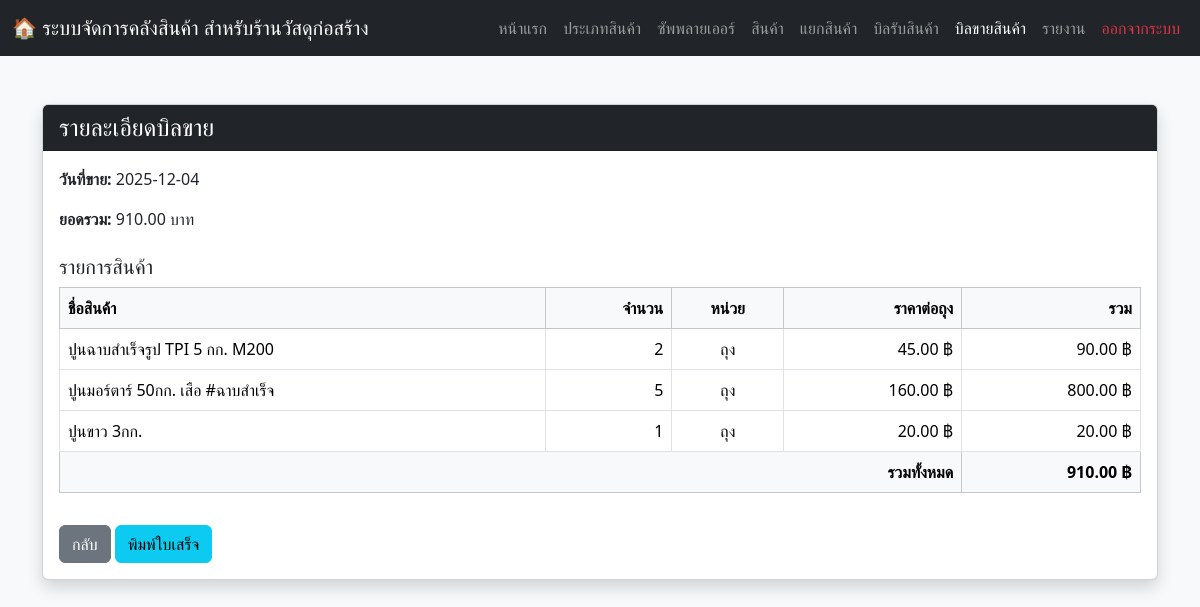
The app's page /sale_detail.php?sale_id=27 with its own data.
### tables this page shows
CREATE TABLE `sales` (
  `sale_id` int(11) NOT NULL,
  `user_id` int(11) DEFAULT NULL,
  `sale_date` date DEFAULT NULL,
  `total_amount` decimal(12,2) DEFAULT NULL
);

CREATE TABLE `sale_details` (
  `sale_detail_id` int(11) NOT NULL,
  `sale_id` int(11) DEFAULT NULL,
  `product_id` int(11) DEFAULT NULL,
  `quantity` int(11) NOT NULL,
  `sale_price` decimal(10,2) NOT NULL,
  `sale_unit` varchar(50) NOT NULL
);

CREATE TABLE `products` (
  `product_id` int(11) NOT NULL,
  `product_name` varchar(150) NOT NULL,
  `product_unit` varchar(50) NOT NULL,
  `category_id` int(11) DEFAULT NULL,
  `stock_quantity` int(11) DEFAULT 0,
  `selling_price` decimal(10,2) NOT NULL DEFAULT 0.00,
  `reorder_level` int(11) NOT NULL DEFAULT 0,
  `image_path` varchar(255) DEFAULT NULL
);

### sale_detail.php (the view, shortened to what this page needs)
<?php
include 'connection.php';
$sale_id = $_GET['sale_id'];
$sql_sale = "SELECT sale_id, sale_date, total_amount
             FROM sales
             WHERE sale_id = ?";
$stmt = $conn->prepare($sql_sale);
$stmt->bind_param("i", $sale_id);
$stmt->execute();
$result_sale = $stmt->get_result();
$sale = $result_sale->fetch_assoc();
$sql_detail = "SELECT sd.quantity, sd.sale_price, sd.sale_unit, p.product_name
               FROM sale_details sd
               JOIN products p ON sd.product_id = p.product_id
               WHERE sd.sale_id = ?";
$stmt2 = $conn->prepare($sql_detail);
$stmt2->bind_param("i", $sale_id);
$stmt2->execute();
$result_detail = $stmt2->get_result();
$price_header = "ราคาต่อหน่วย";
$all_items = [];
$all_units = [];
if ($result_detail->num_rows > 0) {
    while($item = $result_detail->fetch_assoc()) {
        $all_items[] = $item;
        $all_units[] = $item['sale_unit'];
    }
    $unique_units = array_unique($all_units);
    if (count($unique_units) === 1) {
        $price_header = "ราคาต่อ" . htmlspecialchars(reset($unique_units));
    }
}
?>
<!DOCTYPE html>
<html lang="th">
<head>
    <link href="https://cdn.jsdelivr.net/npm/bootstrap@5.3.2/dist/css/bootstrap.min.css" rel="stylesheet">
</head>
<body class="bg-light">
  <nav class="navbar navbar-expand-lg navbar-dark bg-dark">
    <div class="container-fluid">
      <a class="navbar-brand" href="#">🏠 ระบบจัดการคลังสินค้า สำหรับร้านวัสดุก่อสร้าง</a>
      <div class="collapse navbar-collapse" id="navbarNav">
        <ul class="navbar-nav ms-auto">
          <li class="nav-item"><a class="nav-link" href="homepage.php">หน้าแรก</a></li>
          <li class="nav-item"><a class="nav-link" href="categories.php">ประเภทสินค้า</a></li>
          <li class="nav-item"><a class="nav-link" href="suppliers.php">ซัพพลายเออร์</a></li>
          <li class="nav-item"><a class="nav-link" href="products.php">สินค้า</a></li>
          <li class="nav-item"><a class="nav-link" href="product_split.php">แยกสินค้า</a></li>
        <li class="nav-item"><a class="nav-link" href="warehouse_page.php">บิลรับสินค้า</a></li>
        <li class="nav-item"><a class="nav-link active" href="warehouse_sale.php">บิลขายสินค้า</a></li>
          <li class="nav-item"><a class="nav-link" href="report.php">รายงาน</a></li>
          <li class="nav-item"><a class="nav-link text-danger" href="logout.php">ออกจากระบบ</a></li>
        </ul>
      </div>
    </div>
  </nav>
<div class="container mt-5 mb-5">
  <div class="card shadow">
    <div class="card-header bg-dark text-white">
      <h4 class="mb-0">รายละเอียดบิลขาย</h4>
    </div>
    <div class="card-body">
      <p><strong>วันที่ขาย:</strong> <?= htmlspecialchars($sale['sale_date']) ?></p>
      <p><strong>ยอดรวม:</strong> <?= number_format($sale['total_amount'], 2) ?> บาท</p>
      <h5 class="mt-4">รายการสินค้า</h5>
      <table class="table table-bordered">
        <thead class="table-light">
          <tr>
            <th>ชื่อสินค้า</th>
            <th class="text-end">จำนวน</th>
            <th class="text-center">หน่วย</th>
            <th class="text-end"><?= $price_header ?></th>
            <th class="text-end">รวม</th>
          </tr>
        </thead>
        <tbody>
        <?php
        $total = 0;
        foreach ($all_items as $row) {
            $row_total = $row['quantity'] * $row['sale_price'];
            $total += $row_total;
            echo "<tr>
                    <td class='product-name-col'>" . htmlspecialchars($row['product_name']) . "</td>
                    <td class='text-end'>" . number_format($row['quantity']) . "</td>
                    <td class='text-center'>" . htmlspecialchars($row['sale_unit']) . "</td>
                    <td class='text-end'>" . number_format($row['sale_price'], 2) . " ฿</td>
                    <td class='text-end'>" . number_format($row_total, 2) . " ฿</td>
                  </tr>";
        }
        ?>
        </tbody>
        <tfoot>
          <tr class="table-light">
            <th colspan="4" class="text-end">รวมทั้งหมด</th>
            <th class="text-end"><?= number_format($total, 2) ?> ฿</th>
          </tr>
        </tfoot>
      </table>
      <a href="warehouse_sale.php" class="btn btn-secondary mt-3 no-print">กลับ</a>
      <button onclick="window.print()" class="btn btn-info mt-3 no-print">พิมพ์ใบเสร็จ</button>
    </div>
  </div>
</div>
</body>
</html>

### sale_detail.php (style rules this page uses)
.product-name-col { word-wrap: break-word; overflow-wrap: break-word; }

### records on screen
sales: sale_date "2025-12-04", total_amount "910.00"
sale_details: product.product_name "ปูนฉาบสำเร็จรูป TPI 5 กก. M200", quantity "2", sale_unit "ถุง", sale_price "45.00", row_total "90.00"
sale_details: product.product_name "ปูนมอร์ตาร์ 50กก. เสือ #ฉาบสำเร็จ", quantity "5", sale_unit "ถุง", sale_price "160.00", row_total "800.00"
sale_details: product.product_name "ปูนขาว 3กก.", quantity "1", sale_unit "ถุง", sale_price "20.00"

### other values on screen
$price_header "ราคาต่อถุง"
$total "910.00"
